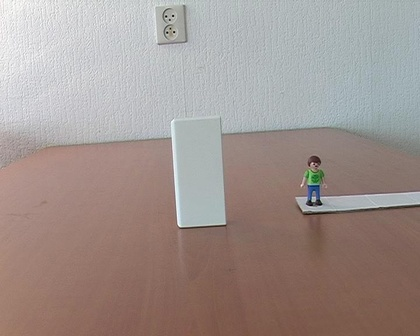
%> input picture Assignment_3/person_toy/00000001.jpg, 420 x 336 px, shrunk from 720 x 576 before the run
$ octave hcd_demo.m   (GNU Octave 9; MATLAB toolbox functions it lacks are replaced by stand-ins)
%> lines starting %> are read from the running program, lines starting %| are printed output that depends on the picture
### Assignment_3/harris_corner_detector.m
function [image, H, r, c]  = harris_corner_detector(image_path, threshold, rotation)
%> called with image_path = 'person_toy/00000001.jpg', threshold = 4e-09, rotation = false

% convert to grayscale
original_image = imread(image_path);
%> original_image is the input picture: size 336x420x3 uint8; mean R, G, B 160.2, 147.3, 142.8
image = rgb2gray(im2double(original_image));
%(rotate if needed)
if rotation
    angle = rand * 360;
    original_image = imrotate(original_image,angle);
    % Set area around border to NaN
    Mrot = ~imrotate(true(size(image)),angle);
    image = rgb2gray(im2double(original_image));
    image(Mrot&~imclearborder(Mrot)) = NaN;
end
window_size = 5;

% Calculate Ix and Iy
G = fspecial('gaussian', 5 , 2);
[Gx,Gy] = gradient(G);
Ix = conv2(image, Gx, 'same');
Iy = conv2(image, Gy, 'same');

% Calculate A, B, C
A = conv2(Ix.^2, G, 'same');
B = conv2(Ix.*Iy, G, 'same');
C = conv2(Iy.^2, G, 'same');

% Calculate H
H = zeros(size(image));
H(:, :) = (A.*C-B.^2) - 0.04*(A+C).^2;

r = [];
c = [];

%% Find corners

% including the borders of the image
for i=1:size(image, 1)
    for j=1:size(image, 2)
        window = H(max(1, i-window_size):min(size(image, 1), i+window_size), ...
            max(1, j-window_size):min(size(image, 2), j+window_size));
        window(window_size+1, window_size+1) = 0.0;
        if H(i,j) > max(window(:)) && H(i,j) > threshold
            r = [r, i];
            c = [c, j];
        end
    end
end
%> after the loop, c = 23 values, max 418 at index 15, min 159 at index 7, mean 257.7; r = 23 values from 7 to 334; window = [1.81e-14 2.66e-14 -4.89e-10 -9.28e-09 -1.69e-08 -1.9e-08; 1.74e-14 3.52e-14 -4.57e-10 -9.15e-09 -1.67e-08 -1.89e-08; -4.84e-10 -4.9e-10 9.46e-09 3.06e-08 2.42e-08 9.03e-09; -9e-09 -9.09e-09 2.9e-08 1.29e-07 1.25e-07 7.57e-08; -1.63e-08 -1.65e-08 2.21e-08 1.23e-07 1.2e-07 7.3e-08; -1.84e-08 -1.86e-08 7.42e-09 7.41e-08 7.23e-08 0]
% [12 lines of commented-out code are left out]

%% plot figures
% [17 lines of commented-out code are left out]

image = original_image;
end

### Assignment_3/hcd_demo.m
%% without rotation
[H1, r1, c1] = harris_corner_detector('person_toy/00000001.jpg', 4e-09, false);
%> c1 = 23 values from 7 to 334
[H2, r2, c2] = harris_corner_detector('pingpong/0000.jpeg', 3e-08, false);
%> call 2 of harris_corner_detector, with image_path = 'pingpong/0000.jpeg', threshold = 3e-08, rotation = false
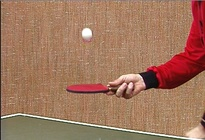
%> input picture Assignment_3/pingpong/0000.jpeg, 205 x 140 px, shrunk from 352 x 240 before the run
%> in harris_corner_detector, original_image is the input picture: size 140x205x3 uint8; mean R, G, B 160.4, 117.6, 93.3
%> in harris_corner_detector (call 2), `H(:, :) = (A.*C-B.^2) - 0.04*(A+C).^2;`:
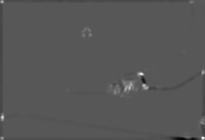
%> H: size 140x205 double; min -5.23e-07, max 9.99e-07, mean -1.46e-09; drawn with min black and max white
%> after the loop in harris_corner_detector (call 2), `for i=1:size(image, 1)`: c = [91 84 184 203 142 145 159 130 68 116 203 187 203]; r = [35 36 52 73 75 86 87 88 91 92 123 137 138]; window = [2.05e-09 3.93e-09 9.21e-09 -3e-08 -8.11e-08 -1.08e-07; 2.48e-09 3.92e-09 1.07e-08 -2.52e-08 -7.35e-08 -9.9e-08; 2.61e-08 3.04e-08 1.2e-07 2.67e-07 2.07e-07 8.18e-08; 2.7e-08 5.11e-08 3.95e-07 9.99e-07 8.43e-07 4.48e-07; -5.99e-08 -2.11e-08 3.17e-07 8.78e-07 7.32e-07 3.79e-07; -1.35e-07 -8.97e-08 1.45e-07 5.04e-07 4.21e-07 0]
%> c2 = [35 36 52 73 75 86 87 88 91 92 123 137 138]
%% with random rotation
[H1r, r1r, c1r] = harris_corner_detector('person_toy/00000001.jpg', 4e-09, true);
%> call 3 of harris_corner_detector, with image_path = 'person_toy/00000001.jpg', threshold = 4e-09, rotation = true
%> in harris_corner_detector (call 3), `H(:, :) = (A.*C-B.^2) - 0.04*(A+C).^2;`:
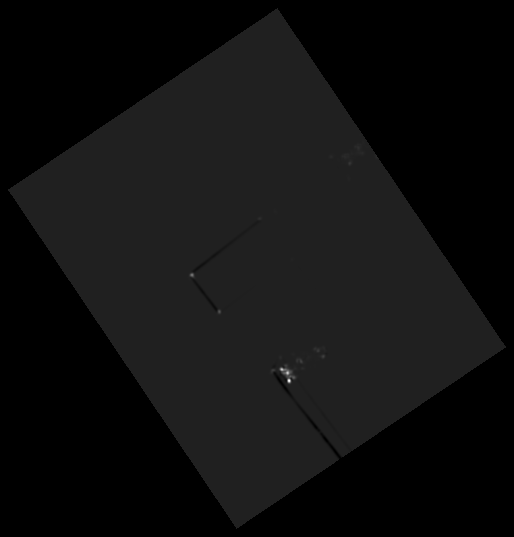
%> H: size 537x514 double; 51.87% of the values are NaN or infinite; the others: min -1.24e-07, max 8.43e-07, mean 2.23e-11; drawn with min black, max white, NaN and infinite black
%> after the loop in harris_corner_detector (call 3), `for i=1:size(image, 1)`: c = 18 values, max 377 at index 4, min 193 at index 10, mean 299.7; r = 18 values from 148 to 381; window = [NaN NaN NaN NaN NaN NaN; NaN NaN NaN NaN NaN NaN; NaN NaN NaN NaN NaN NaN; NaN NaN NaN NaN NaN NaN; NaN NaN NaN NaN NaN NaN; NaN NaN NaN NaN NaN 0]
%> c1r = 18 values from 148 to 381
[H2r, r2r, c2r] = harris_corner_detector('pingpong/0000.jpeg', 3e-08, true);
%> call 4 of harris_corner_detector, with image_path = 'pingpong/0000.jpeg', threshold = 3e-08, rotation = true
%> in harris_corner_detector (call 4), `image(Mrot&~imclearborder(Mrot)) = NaN;`: image: size 212x151 double; 10.34% of the values are NaN or infinite; the others: min 0.0186, max 1, mean 0.5
%> in harris_corner_detector (call 4), `Iy = conv2(image, Gy, 'same');`:
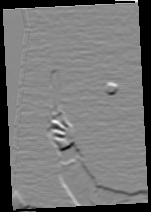
%> Iy: size 212x151 double; 14.64% of the values are NaN or infinite; the others: min -0.0799, max 0.0675, mean -0.000175; drawn with min black, max white, NaN and infinite black
%> in harris_corner_detector (call 4), `B = conv2(Ix.*Iy, G, 'same');`:
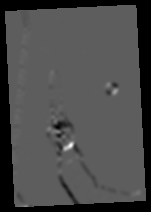
%> B: size 212x151 double; 19.16% of the values are NaN or infinite; the others: min -0.000944, max 0.00163, mean -6.7e-06; drawn with min black, max white, NaN and infinite black
%> in harris_corner_detector (call 4), `C = conv2(Iy.^2, G, 'same');`:
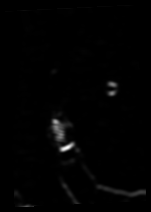
%> C: size 212x151 double; 19.16% of the values are NaN or infinite; the others: min 2.69e-08, max 0.00303, mean 4e-05; drawn with min black, max white, NaN and infinite black
%> in harris_corner_detector (call 4), `H(:, :) = (A.*C-B.^2) - 0.04*(A+C).^2;`:
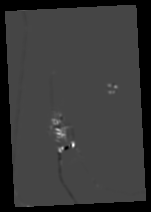
%> H: size 212x151 double; 19.16% of the values are NaN or infinite; the others: min -3.47e-07, max 9.22e-07, mean 1.99e-09; drawn with min black, max white, NaN and infinite black
%> after the loop in harris_corner_detector (call 4), `for i=1:size(image, 1)`: c = [24 110 116 58 60 74 63 62 98 16 29]; r = [11 86 87 123 134 146 149 163 186 193 207]
%> c2r = [11 86 87 123 134 146 149 163 186 193 207]
